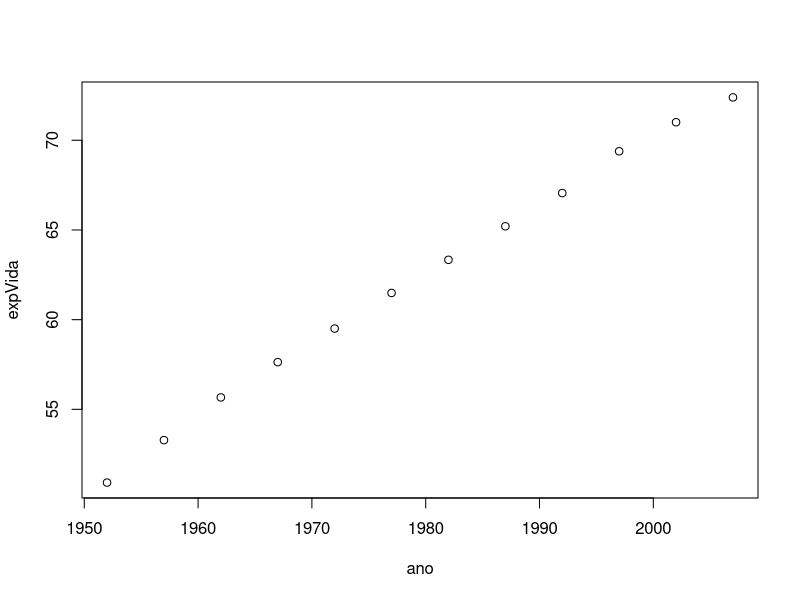

Write R code to recreate this figure.
## ---- chunk 1
dados <- read.csv("pib_gapminder.csv")
str(dados)
## ---- chunk 2
summary(dados)
## ---- chunk 3
summary(dados[dados$pais == "Brazil", ])
## ---- chunk 4
plot(expVida ~ ano, data = dados, subset = pais == "Brazil")
